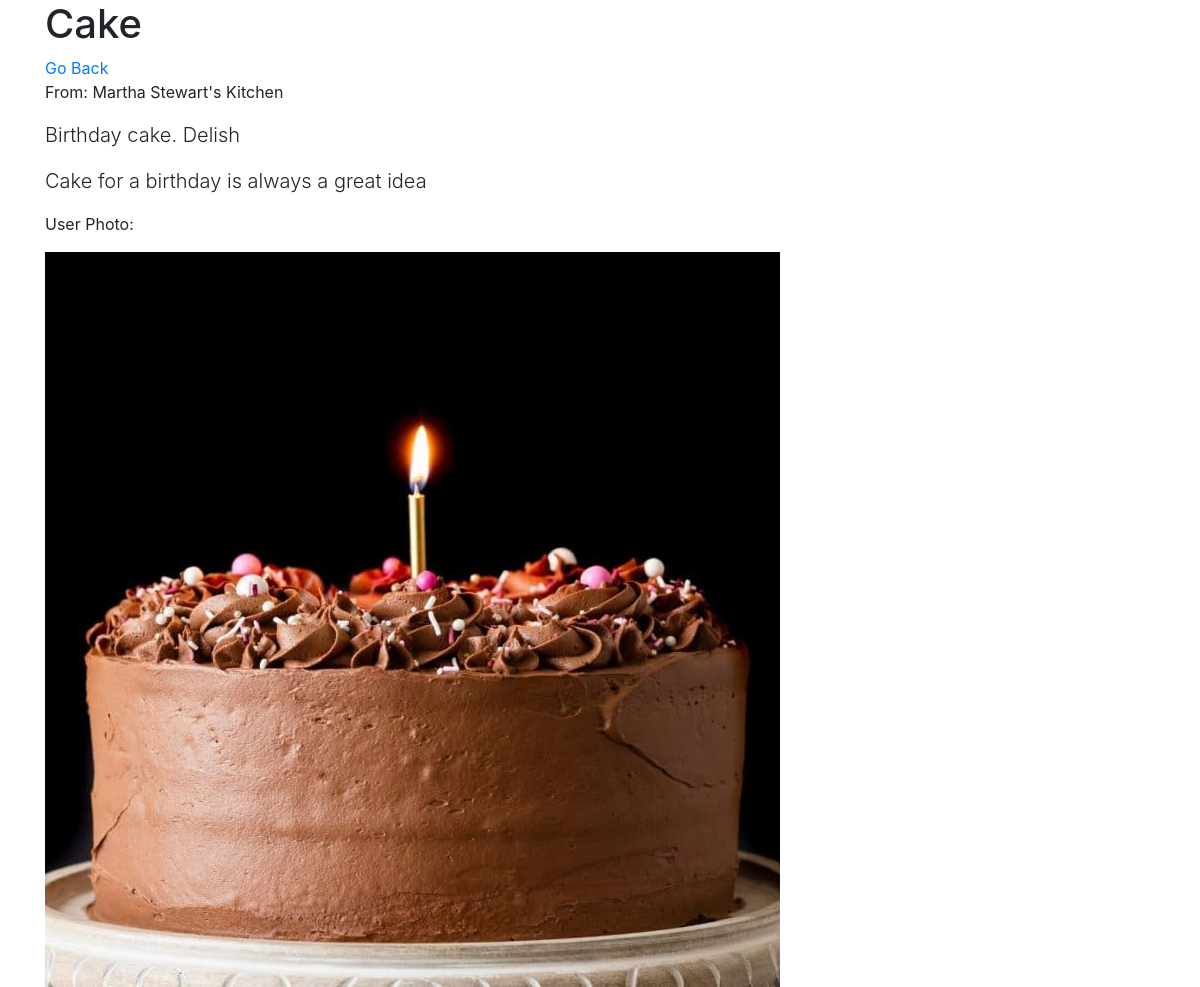
The page /recipe/4 on the database its author committed.
### recipe_db/models.py (models this page shows)
class Recipe(models.Model):
    title = models.CharField(max_length=100)
    description = models.CharField(max_length=255)
    book = models.ForeignKey(Book, related_name="recipes", on_delete=models.CASCADE)
    rating = models.CharField(max_length=1, null=True)
    notes = models.TextField()
    photo = models.FileField(upload_to="images", null=True, blank=True)
    poster = models.ForeignKey(User, related_name="posted_recipes", on_delete=models.CASCADE)
    objects = RecipeManager()
    created_at = models.DateTimeField(auto_now_add=True)
    updated_at = models.DateTimeField(auto_now=True)

class Book(models.Model):
    title = models.CharField(max_length=100)
    created_at = models.DateTimeField(auto_now_add=True)
    updated_at = models.DateTimeField(auto_now=True)

### recipe_db/views.py (the view)
# urls.py: path('recipe/<int:id>', views.recipe_page),
def recipe_page(request, id):
    context = {
        'curr_recipe': Recipe.objects.get(id=id)
    }
    return render(request, 'recipe_page.html', context)

### recipe_db/templates/recipe_page.html (shortened to what this page needs)
<!DOCTYPE html>
<html lang="en">
<head>
    <link rel="stylesheet" href="https://stackpath.bootstrapcdn.com/bootstrap/4.5.0/css/bootstrap.min.css">
    {% load static %}
    <link rel="stylesheet" href="{% static 'css/recipe.css' %}">
</head>
<body>
    <div class="container">
        <div id="header">
            <h1>{{curr_recipe.title}}</h1>
            <a href="/profile/{{request.session.id}}" class="btn-link">Go Back</a>
        </div>
        <div class="content">
            <div id="desc">
                <p>From: {{curr_recipe.book.title}}</p>
                <p class="lead">{{curr_recipe.description}}</p>
            </div>
            <div id="notes">
                <p class="lead">{{curr_recipe.notes}}</p>
            </div>
            <div id="photo">
                <p>User Photo:</p>
                <img src="{{curr_recipe.photo}}" alt="{{curr_recipe.title}}">
            </div>
        </div>
    </div>
</body>
</html>

### recipe_db/static/css/recipe.css (style rules this page uses)
* { padding: 0; margin: 0; }

### rows shown on the page
Recipe: title "Cake", book "Martha Stewart's Kitchen", description "Birthday cake. Delish", notes "Cake for a birthday is always a great idea", photo (picture)
